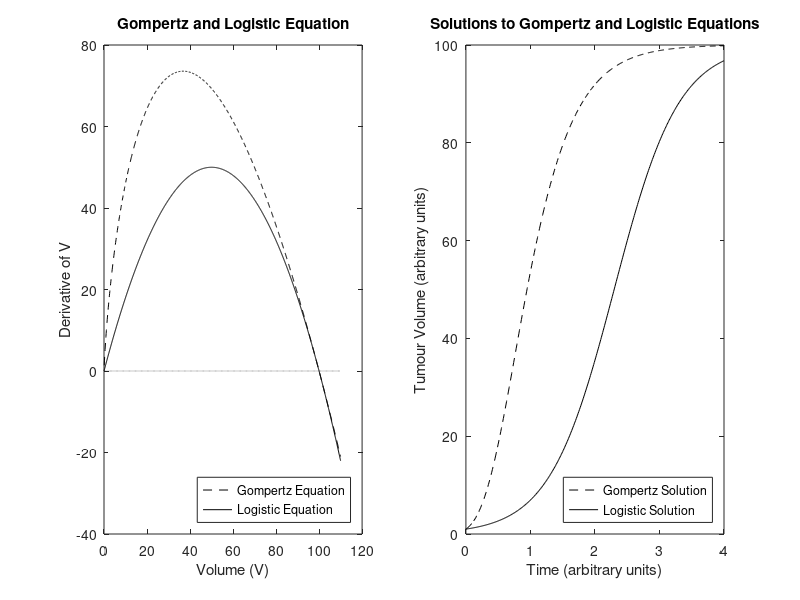

This chart was generated by the following MATLAB code:

function y = A4Q3
    fprintf('===');
    % plot the logistic equation
    % dV/dt = rV(1-V/k) r = 2, k = 100
    V = [0:0.1:110];
    r = 2; 
    k = 100;
    logistic = r * (V .* (1 - V/k));

    % plot the gompertz equation
    % dV/dt = V(a-b*ln(V))
    b = r;
    a = r*log(k);
    gompertz = V.*(a - b*log(V));
    subplot(1, 2, 1);
    plot(V, gompertz, 'k--', V, logistic, 'k', V, 0*V, 'k:');
    xlabel('Volume (V)');
    ylabel('Derivative of V');
    title('Gompertz and Logistic Equation');
    legend('Gompertz Equation', 'Logistic Equation', 'Location', 'southeast');
    
    function dV = gompertzEq(t, V)
        dV = zeros(1,1);
        dV(1) = V(1)*(a - b*log(V(1)));
    end

    function dy = logisticEq(t, y)
        dy = zeros(1,1);
        dy(1) = r * y(1) * (1 - y(1)/k);
    end
    
    timespan=[0:0.01:4];   
    initial=[1];        
    [T, gompertzSol] = ode45(@gompertzEq,timespan,initial);
    [T2, logisticSol] = ode45(@logisticEq,timespan,initial);
    subplot(1, 2, 2);
    plot(T, gompertzSol, 'k--', T2, logisticSol, 'k');
    xlabel('Time (arbitrary units)');
    ylabel('Tumour Volume (arbitrary units)');
    title('Solutions to Gompertz and Logistic Equations');
    legend('Gompertz Solution', 'Logistic Solution', 'Location', 'southeast');
end